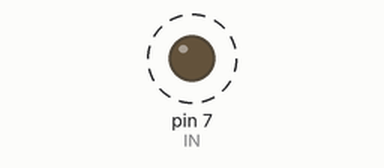
A sketch run on a simulated Arduino Uno, built with avr-gcc and run on an emulated ATmega328P. On the bench: output pins drawn as LEDs (lit = HIGH). Dashed ring = blinking. What the sketch prints to the serial monitor is not drawn.

Above: at 0.4 s.
Timing chart, 0 to 3.2 s (numbered marks = the images above):
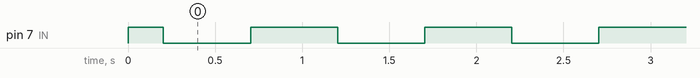

Measured:
- by itself, pin 7 (IN): alternates HIGH for 0.50 s and LOW for 0.50 s

The sketch:

relay-module.ino
```cpp
// relay-module — tests assert: a 1-channel relay module (active low) with IN on pin 7, COM on 5V,
// a lamp (an LED and 220 Ohm) on NO and another on NC. First a 3 ms pulse on IN, shorter than the
// relay's operate time ("blip": the contacts don't move); then every 500 ms from 200 ms it switches
// the relay, printing "on" or "off" at 115200 baud.

const int IN = 7;

void setup() {
  Serial.begin(115200);
  pinMode(IN, OUTPUT);
  digitalWrite(IN, HIGH);  // off: the module is active low
  delay(50);
  digitalWrite(IN, LOW);
  delay(3);
  digitalWrite(IN, HIGH);
  Serial.println("blip");
  delay(150);
}

bool on = false;

void loop() {
  on = !on;
  digitalWrite(IN, on ? LOW : HIGH);
  Serial.println(on ? "on" : "off");
  delay(500);
}
```
